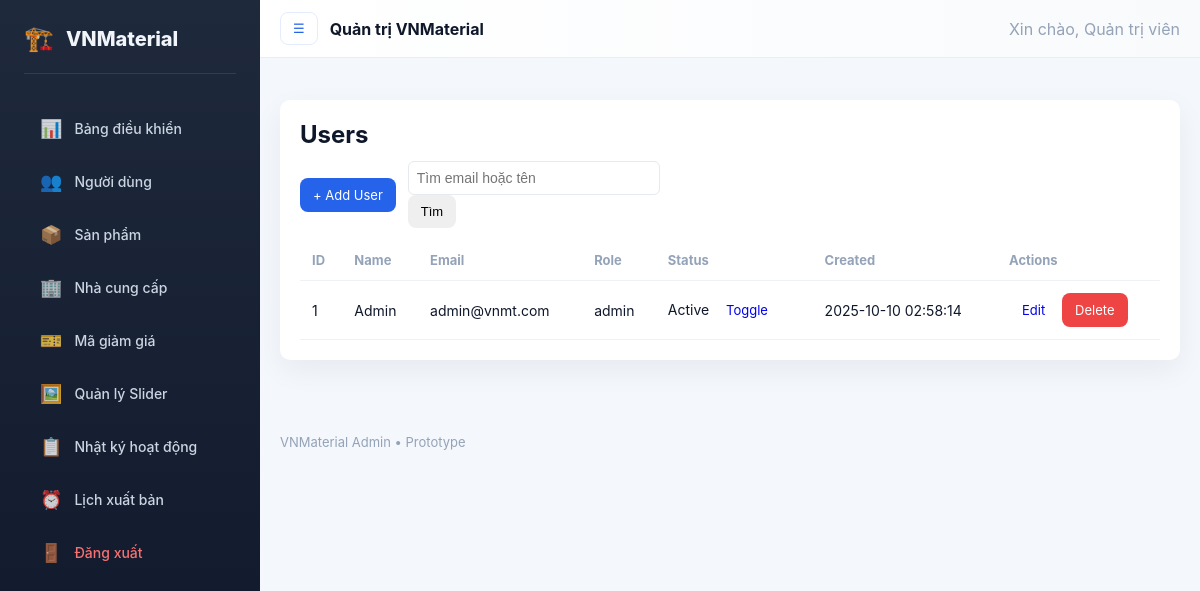
The page /backend/users.php (signed in) on the database its author committed.
### tables this page shows
CREATE TABLE users (
        id INTEGER PRIMARY KEY AUTOINCREMENT,
        name TEXT,
        email TEXT UNIQUE,
        password TEXT,
        role TEXT DEFAULT 'user',
        status INTEGER DEFAULT 1,
        created_at DATETIME DEFAULT CURRENT_TIMESTAMP
    );

### backend/users.php (the view, shortened to what this page needs)
<?php
require __DIR__ . '/inc/activity.php';
$search = trim($_GET['q'] ?? '');
require __DIR__ . '/inc/header.php';
if (!empty($search)) {
    $stmt = $pdo->prepare('SELECT id, name, email, role, status, created_at FROM users WHERE email LIKE ? OR name LIKE ? ORDER BY id DESC');
    $like = "%$search%";
    $stmt->execute([$like, $like]);
    $users = $stmt->fetchAll(PDO::FETCH_ASSOC);
} else {
    $users = $pdo->query('SELECT id, name, email, role, status, created_at FROM users ORDER BY id DESC')->fetchAll(PDO::FETCH_ASSOC);
}
?>
<div class="card">
    <h2 style="margin-top:0">Users</h2>
    <div style="display:flex;gap:12px;align-items:center;margin-bottom:12px">
        <a class="small-btn primary" href="users.php?action=add">+ Add User</a>
        <form method="get" action="users.php" style="margin:0">
            <input type="text" name="q" placeholder="Tìm email hoặc tên" value="<?php echo htmlspecialchars($search ?? '') ?>" style="padding:8px;border-radius:6px;border:1px solid #e6e9ef">
            <button class="small-btn" type="submit">Tìm</button>
        </form>
    </div>
    <table class="table">
        <thead>
            <tr>
                <th>ID</th>
                <th>Name</th>
                <th>Email</th>
                <th>Role</th>
                <th>Status</th>
                <th>Created</th>
                <th>Actions</th>
            </tr>
        </thead>
        <tbody>
        <?php foreach ($users as $u): ?>
            <tr>
                <td><?php echo $u['id'] ?></td>
                <td><?php echo htmlspecialchars($u['name']) ?></td>
                <td><?php echo htmlspecialchars($u['email']) ?></td>
                <td><?php echo $u['role'] ?></td>
                <td><?php echo $u['status'] ? 'Active' : 'Inactive' ?> <a class="small-btn" href="users.php?action=toggle&id=<?php echo $u['id'] ?>">Toggle</a></td>
                <td><?php echo $u['created_at'] ?></td>
                <td class="btn-row">
                    <a class="small-btn" href="users.php?action=edit&id=<?php echo $u['id'] ?>">Edit</a>
                    <a class="small-btn warn" href="users.php?action=delete&id=<?php echo $u['id'] ?>" onclick="return confirm('Delete user?')">Delete</a>
                </td>
            </tr>
        <?php endforeach; ?>
        </tbody>
    </table>
</div>
<?php require __DIR__ . '/inc/footer.php'; ?>

### backend/assets/css/admin.css (style rules this page uses)
:root { --bg: #f4f7fb; --surface: #ffffff; --accent: #2563eb; --accent-2: #06b6d4; --muted: #6b7280; --muted-2: #94a3b8; --danger: #ef4444; --radius: 10px; }
* { box-sizing:border-box }
body { font-family:Inter,ui-sans-serif,system-ui,Segoe UI, Roboto, Arial; background:var(--bg); color:#0f172a; margin:0; padding:0 }
.card { background:var(--surface);padding:20px;border-radius:var(--radius);box-shadow:0 10px 30px rgba(2,6,23,0.06);margin-bottom:18px }
.card h2,.card h3 { margin:0 0 12px 0 }
.small-btn { display:inline-block;padding:8px 12px;border-radius:8px;font-size:13px;text-decoration:none;border:1px solid transparent }
.small-btn.primary { background:var(--accent);color:#fff }
.small-btn.warn { background:var(--danger);color:#fff }
.table { width:100%;border-collapse:collapse;font-size:14px }
.table th,.table td { padding:12px;border-bottom:1px solid #eef2f7;text-align:left }
.table th { color:var(--muted-2);font-size:13px }
input[type="email"],input[type="password"],input[type="text"],textarea,select,input[type="number"],input[type="datetime-local"] { width:100%;padding:10px;border:1px solid #e6eef6;border-radius:8px;font-size:14px;background:#fff }

### rows shown on the page
users: id "1", name "Admin", email "admin@vnmt.com", role "admin", status "Active", created_at "2025-10-10 02:58:14"
